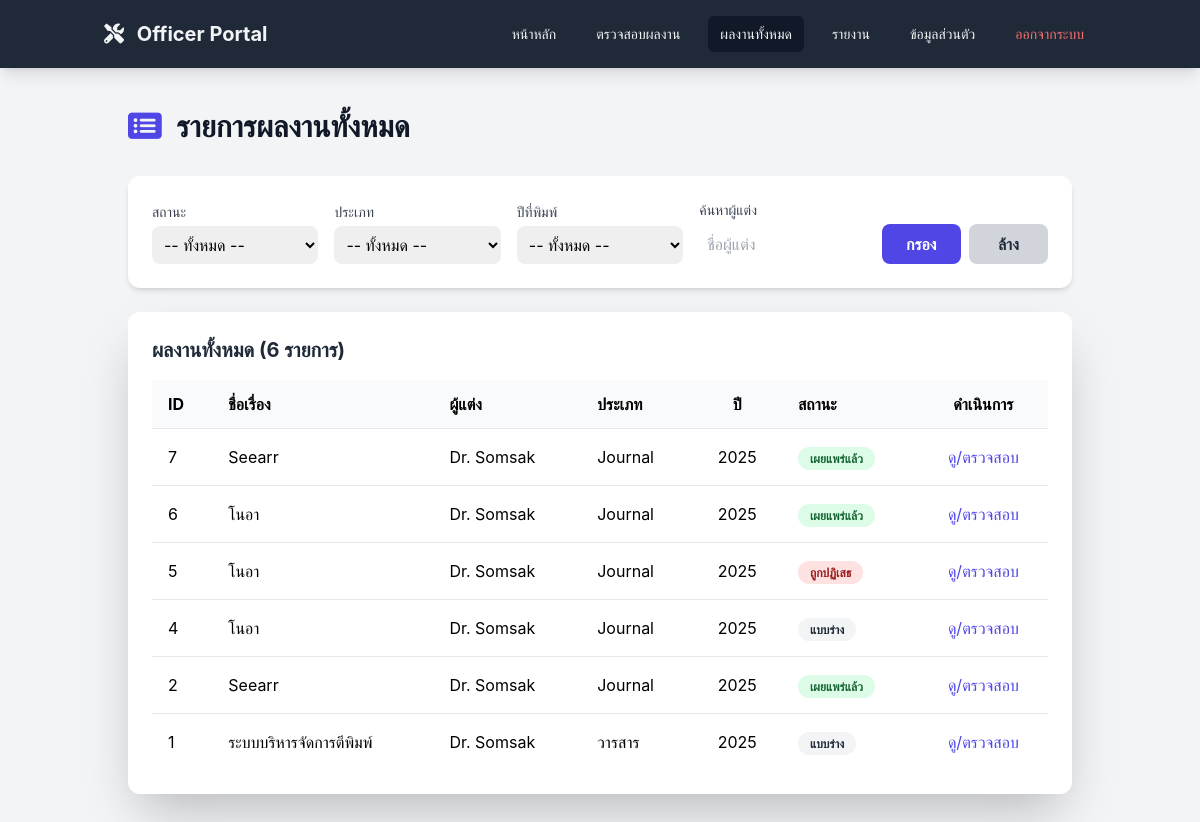
Screenshot of /officer_all_publications.php (signed in) with the database file from the repository.
### tables this page shows
CREATE TABLE `publications` (
  `PubID` int(11) NOT NULL,
  `PubName` varchar(255) NOT NULL,
  `PubDetail` text,
  `PubType` varchar(100) DEFAULT NULL,
  `PubStatus` enum('Draft','Pending','Published','Rejected') DEFAULT 'Draft',
  `PubDate` date DEFAULT NULL,
  `User_id` int(11) NOT NULL,
  `Created_at` timestamp NOT NULL DEFAULT CURRENT_TIMESTAMP
);

CREATE TABLE `users` (
  `User_Id` int(11) NOT NULL,
  `UserName` varchar(100) NOT NULL,
  `UserEmail` varchar(100) NOT NULL,
  `UserPass` varchar(255) NOT NULL,
  `UserRole` enum('Admin','Officer','Teacher') NOT NULL,
  `Created_at` timestamp NOT NULL DEFAULT CURRENT_TIMESTAMP
);

### officer_all_publications.php (the view, shortened to what this page needs)
<?php
include('auth_config.php');
$publications = [];
$filter_status = $_GET['status'] ?? '';
$filter_type = $_GET['type'] ?? '';
$filter_year = $_GET['year'] ?? '';
$filter_author = trim($_GET['author'] ?? '');
try {
    $sql = "
        SELECT p.PubID, p.PubName, p.PubType, p.PubDate, p.PubStatus, p.Created_at, u.UserName
        FROM publications p JOIN users u ON p.User_id = u.User_Id WHERE 1=1
    ";
    $params = [];
    $sql .= " ORDER BY p.Created_at DESC";
    $stmt = $pdo->prepare($sql);
    $stmt->execute($params);
    $publications = $stmt->fetchAll(PDO::FETCH_ASSOC);
} catch (\PDOException $e) {
    $error_message = "❌ เกิดข้อผิดพลาด: " . $e->getMessage();
}
if (!function_exists('get_status_badge')) {
    function get_status_badge($status) {
        switch ($status) {
            case 'Published': return '<span class="px-3 py-1 text-xs font-semibold rounded-full bg-green-100 text-green-800">เผยแพร่แล้ว</span>';
            case 'Draft': return '<span class="px-3 py-1 text-xs font-semibold rounded-full bg-gray-100 text-gray-800">แบบร่าง</span>';
            case 'Rejected': return '<span class="px-3 py-1 text-xs font-semibold rounded-full bg-red-100 text-red-800">ถูกปฏิเสธ</span>';
        }
    }
}
?>
<!DOCTYPE html>
<html lang="th">
<head>
    <script src="https://cdn.tailwindcss.com"></script>
    <link rel="stylesheet" href="https://cdnjs.cloudflare.com/ajax/libs/font-awesome/6.0.0-beta3/css/all.min.css">
</head>
<body class="bg-gray-100">
    <header class="bg-gray-800 text-gray-100 shadow-lg sticky top-0 z-50">
        <div class="container mx-auto flex justify-between items-center p-4">
            <a href="officer_dashboard.php" class="text-xl font-bold"><i class="fas fa-tools mr-2"></i> Officer Portal</a>
            <nav class="hidden md:flex space-x-4 items-center">
                <a href="officer_dashboard.php" class="px-3 py-2 text-sm rounded-md hover:bg-gray-700">หน้าหลัก</a>
                <a href="officer_review.php" class="px-3 py-2 text-sm rounded-md hover:bg-gray-700">ตรวจสอบผลงาน</a>
                <a href="officer_all_publications.php" class="px-3 py-2 text-sm rounded-md hover:bg-gray-700 bg-gray-900">ผลงานทั้งหมด</a>
                <a href="officer_reports.php" class="px-3 py-2 text-sm rounded-md hover:bg-gray-700">รายงาน</a>
                <a href="profile.php" class="px-3 py-2 text-sm rounded-md hover:bg-gray-700">ข้อมูลส่วนตัว</a>
                <a href="logout.php" class="px-3 py-2 text-sm rounded-md text-red-400 hover:bg-red-700">ออกจากระบบ</a>
            </nav>
        </div>
    </header>
    <main class="container mx-auto p-6 md:p-10">
        <h1 class="text-3xl font-extrabold text-gray-900 mb-8"><i class="fas fa-list-alt text-indigo-600 mr-2"></i> รายการผลงานทั้งหมด</h1>
        <div class="bg-white p-6 rounded-xl shadow-md mb-6">
            <form method="GET" action="officer_all_publications.php" class="grid grid-cols-1 md:grid-cols-5 gap-4 items-end">
                <div>
                    <label for="status" class="block text-sm font-medium text-gray-700 mb-1">สถานะ</label>
                    <select id="status" name="status" class="w-full border-gray-300 rounded-lg p-2">
                        <option value="" <?= empty($filter_status) ? 'selected' : '' ?>>-- ทั้งหมด --</option>
                    </select>
                </div>
                <div>
                    <label for="type" class="block text-sm font-medium text-gray-700 mb-1">ประเภท</label>
                    <select id="type" name="type" class="w-full border-gray-300 rounded-lg p-2">
                        <option value="" <?= empty($filter_type) ? 'selected' : '' ?>>-- ทั้งหมด --</option>
                    </select>
                </div>
                <div>
                    <label for="year" class="block text-sm font-medium text-gray-700 mb-1">ปีที่พิมพ์</label>
                    <select id="year" name="year" class="w-full border-gray-300 rounded-lg p-2">
                        <option value="" <?= empty($filter_year) ? 'selected' : '' ?>>-- ทั้งหมด --</option>
                    </select>
                </div>
                <div>
                    <label for="author" class="block text-sm font-medium text-gray-700 mb-1">ค้นหาผู้แต่ง</label>
                    <input type="text" id="author" name="author" value="<?= htmlspecialchars($filter_author) ?>" placeholder="ชื่อผู้แต่ง" class="w-full border-gray-300 rounded-lg p-2">
                </div>
                <div class="flex space-x-2">
                    <button type="submit" class="w-full px-4 py-2 bg-indigo-600 text-white font-semibold rounded-lg hover:bg-indigo-700">กรอง</button>
                    <a href="officer_all_publications.php" class="w-full px-4 py-2 bg-gray-300 text-gray-800 font-semibold rounded-lg hover:bg-gray-400 flex items-center justify-center">ล้าง</a>
                </div>
            </form>
        </div>
        <div class="bg-white p-6 rounded-xl shadow-2xl">
            <h2 class="text-xl font-bold text-gray-800 mb-4">ผลงานทั้งหมด (<?= count($publications) ?> รายการ)</h2>
            <div class="overflow-x-auto">
                <table class="min-w-full divide-y divide-gray-200">
                    <thead class="bg-gray-50">
                        <tr>
                            <th class="px-4 py-3 text-left">ID</th>
                            <th class="px-4 py-3 text-left">ชื่อเรื่อง</th>
                            <th class="px-4 py-3 text-left">ผู้แต่ง</th>
                            <th class="px-4 py-3 text-left">ประเภท</th>
                            <th class="px-4 py-3 text-center">ปี</th>
                            <th class="px-4 py-3 text-left">สถานะ</th>
                            <th class="px-4 py-3 text-center">ดำเนินการ</th>
                        </tr>
                    </thead>
                    <tbody class="bg-white divide-y divide-gray-200">
                        <?php if (empty($publications)): ?>
                            <tr><td colspan="7" class="p-8 text-center text-gray-500">ไม่พบผลงานที่ตรงตามเงื่อนไข</td></tr>
                        <?php else: foreach ($publications as $pub): ?>
                            <tr class="hover:bg-gray-50">
                                <td class="px-4 py-4"><?= $pub['PubID'] ?></td>
                                <td class="px-4 py-4 truncate max-w-xs"><?= htmlspecialchars($pub['PubName']) ?></td>
                                <td class="px-4 py-4"><?= htmlspecialchars($pub['UserName']) ?></td>
                                <td class="px-4 py-4"><?= htmlspecialchars($pub['PubType']) ?></td>
                                <td class="px-4 py-4 text-center"><?= date('Y', strtotime($pub['PubDate'])) ?></td>
                                <td class="px-4 py-4"><?= get_status_badge($pub['PubStatus']) ?></td>
                                <td class="px-4 py-4 text-center">
                                    <a href="officer_review_detail.php?id=<?= $pub['PubID'] ?>" class="text-indigo-600 hover:text-indigo-900">ดู/ตรวจสอบ</a>
                                </td>
                            </tr>
                        <?php endforeach; endif; ?>
                    </tbody>
                </table>
            </div>
        </div>
    </main>
</body>
</html>

### officer_all_publications.php (style rules this page uses)
body { font-family: 'Inter', 'Tahoma', sans-serif; }

### rows the page displays
publications: PubID "7", PubName "Seearr", User.UserName "Dr. Somsak", PubType "Journal", PubDate "2025", PubStatus "เผยแพร่แล้ว"
publications: PubID "6", PubName "โนอา", User.UserName "Dr. Somsak", PubType "Journal", PubDate "2025", PubStatus "เผยแพร่แล้ว"
publications: PubID "5", PubName "โนอา", User.UserName "Dr. Somsak", PubType "Journal", PubDate "2025", PubStatus "ถูกปฏิเสธ"
publications: PubID "4", PubName "โนอา", User.UserName "Dr. Somsak", PubType "Journal", PubDate "2025", PubStatus "แบบร่าง"
publications: PubID "2", PubName "Seearr", User.UserName "Dr. Somsak", PubType "Journal", PubDate "2025", PubStatus "เผยแพร่แล้ว"
publications: PubID "1", PubName "ระบบบริหารจัดการตีพิมพ์", User.UserName "Dr. Somsak", PubType "วารสาร", PubDate "2025", PubStatus "แบบร่าง"

### other values shown
count($publications) "6"
